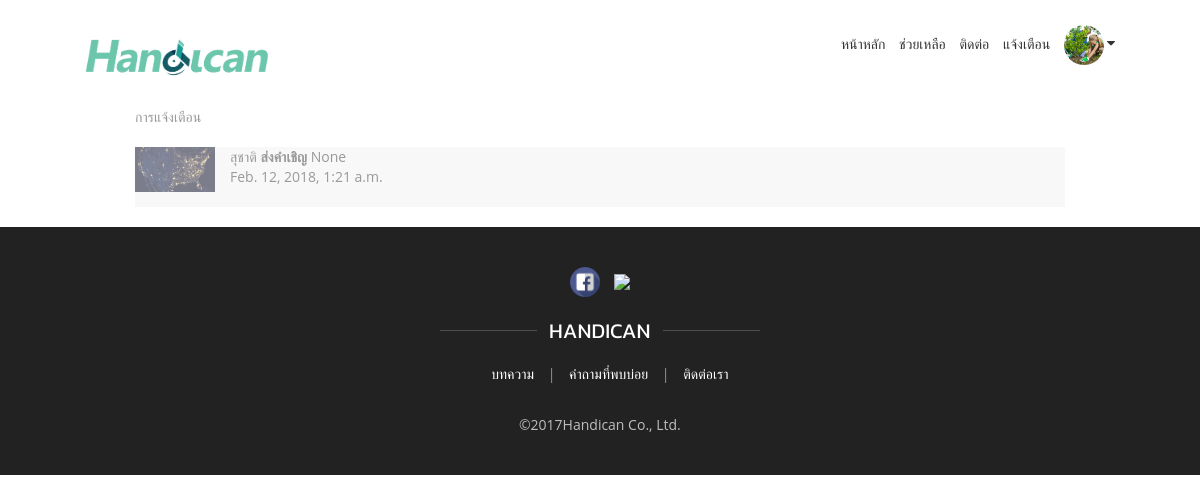
Screenshot of /notifications/ (signed in) with the database file from the repository.
### myapp/models.py (models this page shows, shortened)
class DisabilityInfo(models.Model):
	profile = models.ForeignKey(Profile, on_delete=models.SET_NULL,blank=True,null=True)
	first_name = models.CharField(max_length=100,editable=True )
	last_name = models.CharField(max_length=100,editable=True )
	age = models.IntegerField()
	sex = models.CharField(max_length=10)
	email = models.EmailField(max_length=100)
	phone_no = models.CharField(max_length=20,default="ไม่ระบุ")
	address = models.CharField(max_length=5000,blank=True,null=True,default="ไม่ระบุ")
	disability_cate = models.CharField(max_length=100)
	job_interest = models.CharField(max_length=100)
	job_exp = models.CharField(max_length=5000,default="")
	expected_salary1 = models.IntegerField(blank=True,null=True,)
	expected_salary2 = models.IntegerField(blank=True,null=True,)
	expected_welfare = models.CharField(max_length=1000)
	talent = models.CharField(max_length=1000)
	talent2 = models.CharField(max_length=1000,default="")
	talent3 = models.CharField(max_length=1000,default="")
	province = models.CharField(max_length=250,default="",blank=True,null=True,)
	more_resume = models.FileField(upload_to="resume/",default=None,blank=True,null=True,)
	get_more_info = models.BooleanField()

class Notifications(models.Model):
	user = models.ForeignKey(User, on_delete=models.SET_NULL,blank=True,null=True)
	job = models.ForeignKey(Job,on_delete=models.SET_NULL,blank=True,null=True)
	tarket = models.ForeignKey(Profile,on_delete=models.SET_NULL,blank=True,null=True)
	action = models.CharField(max_length=20,editable=True )
	obj = models.CharField(max_length=200,editable=True ,blank=True,null=True)
	is_read = models.BooleanField(default=False)
	message= models.CharField(max_length=5000,editable=True,blank=True,null=True)
	created_at = models.DateTimeField(auto_now_add=True,null=True,)

### myapp/views.py (the view)
# urls.py: url(r'^notifications/$',views.notification_mobile, name="noti"),
def notification_mobile(request):
    list_noti =[]
    try :
        noti = Notifications.objects.filter(user=request.user)
        for i in noti:
            temp = {'name': '', 'action': '', 'obj':'','time':None,'img':None,'is_read': False}
            try :
                dis = CompanyInfo.objects.get(profile=i.tarket)
                temp['name'] = dis.th_name
                temp['action'] = i.action
                temp['obj'] = i.obj
                temp['time'] = i.created_at
                temp['is_read'] = i.is_read
                temp['img'] = i.tarket.profile_picture.url
                if temp['is_read'] == False and read:
                    read = False
                list_noti.append(temp)
            except :
                comp = DisabilityInfo.objects.get(profile=i.tarket)
                temp['name'] = comp.first_name
                temp['action'] = i.action
                temp['obj'] = i.obj
                temp['time'] = i.created_at
                temp['is_read'] = i.is_read
                temp['img'] = i.tarket.profile_picture.url
                if temp['is_read'] == False and read:
                    read = False
                list_noti.append(temp)
    except :
        raise
    return render(request, 'notification_mobile.html',{'noti':list_noti})

### myapp/templates/notification_mobile.html
{% extends 'base.html' %}{% load static %} {% block content %}
	<div class="uk-background-default ">
		<div class="container ">
			<p class="uk-text-muted uk-margin-top ">การแจ้งเตือน</p>
			<ul class="uk-list uk-list-divider">
				{% for i in noti %}
					{% if not i.is_read %}
						<li  class="uk-active">
							<a class="uk-link-reset" href="#">
								<div class="uk-grid-small uk-flex-middle" uk-grid>
									<div class="uk-width-auto">
										<img style="width: 80px;height: auto;" class="noti"  src="{{i.img}}" />
									</div>
									<div class="uk-width-expand">
										<p class="uk-margin-remove-bottom"></i> {{i.name}}<b> {{i.action}} </b>{{i.obj}} </p>
										<p class="uk-text-meta uk-margin-remove-top uk-margin-bottom"><time > {{i.time}}</time></p>
									</div>
								</div>
							</a>
						</li>
					{% else %}
						<li  class=" uk-background-muted uk-margin-remove-top ">
							<a class="uk-text-muted" href="#">
								<div class="uk-grid-small uk-flex-middle" uk-grid>
									<div class="uk-width-auto">
										<img style="width: 80px;height: auto;opacity: .5;" class="noti"  src="{{i.img}}" />
									</div>
									<div class="uk-width-expand">
										<p class="uk-margin-remove-bottom">{{i.name}}<b> {{i.action}} </b>{{i.obj}}</p>
										<p class="uk-text-meta uk-margin-remove-top uk-margin-bottom"><time >{{i.time}}</time></p>
									</div>
								</div>
							</a>
						</li>
					{% endif %}
				{% endfor %}
			</ul>
		</div>
	</div>
{% endblock %}

### static/css/css_home/style.css (style rules this page uses)
body { font-family: 'Open Sans', sans-serif; }
a { text-decoration: none; transition: .3s all ease-in-out; }
img { width: 100%; }

### rows the page displays
DisabilityInfo: name "สุชาติ"
Notifications: action "ส่งคำเชิญ", time "Feb. 12, 2018, 1:21 a.m."

### other values shown
{{ i.obj }} "None"
